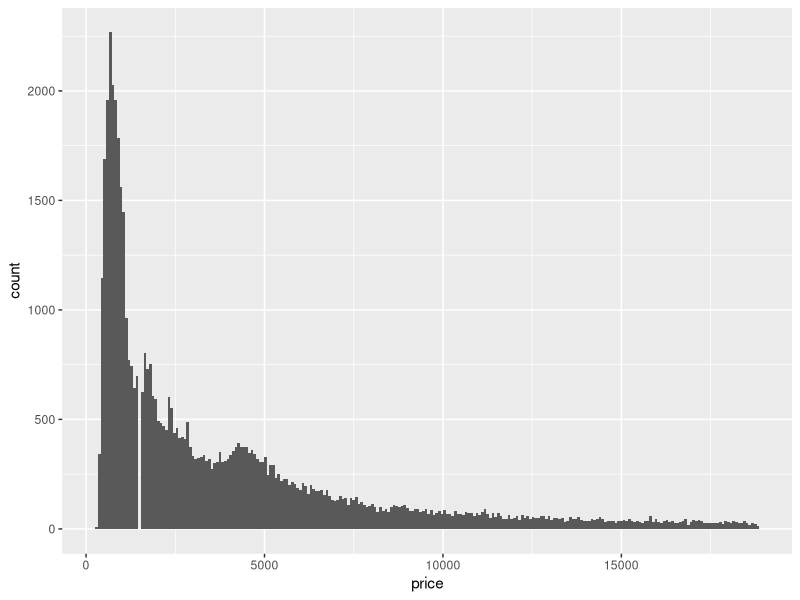
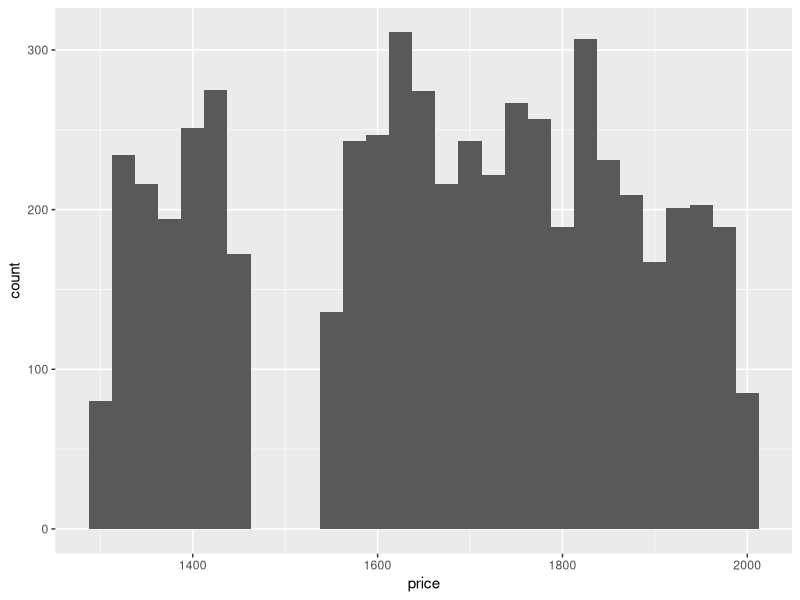
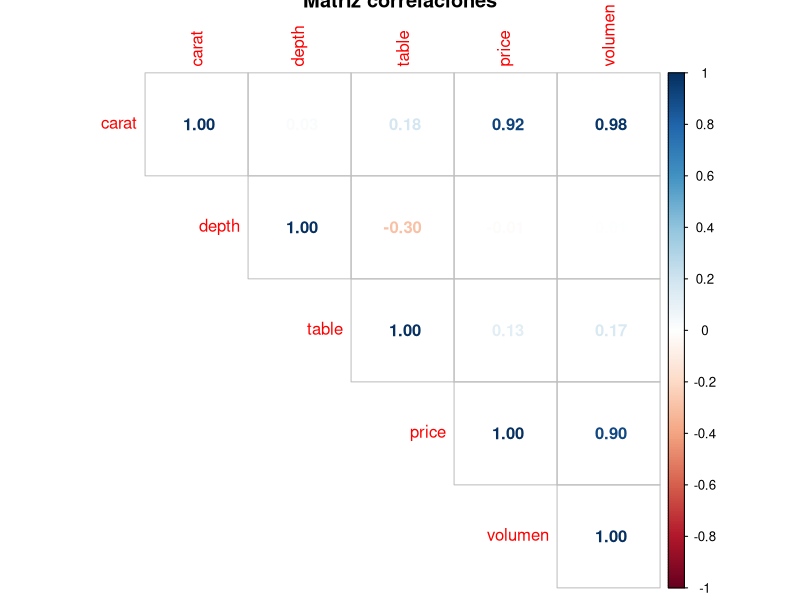
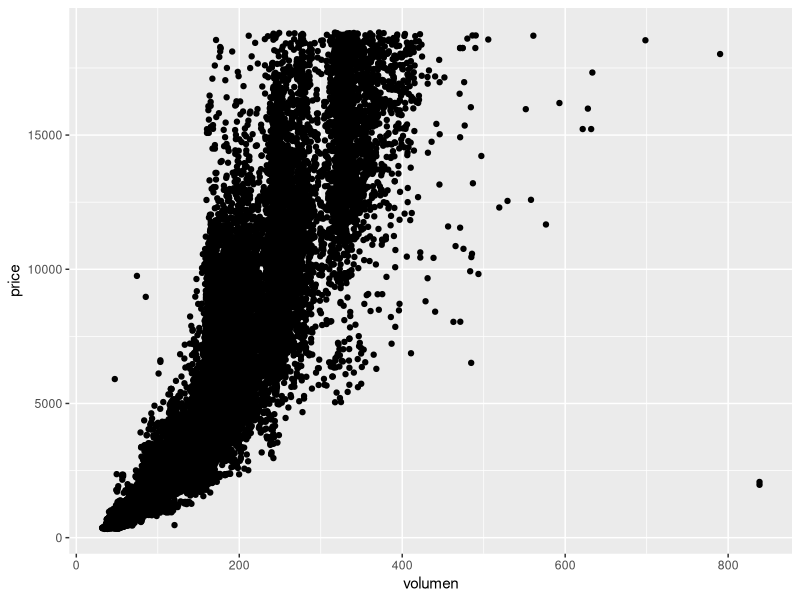
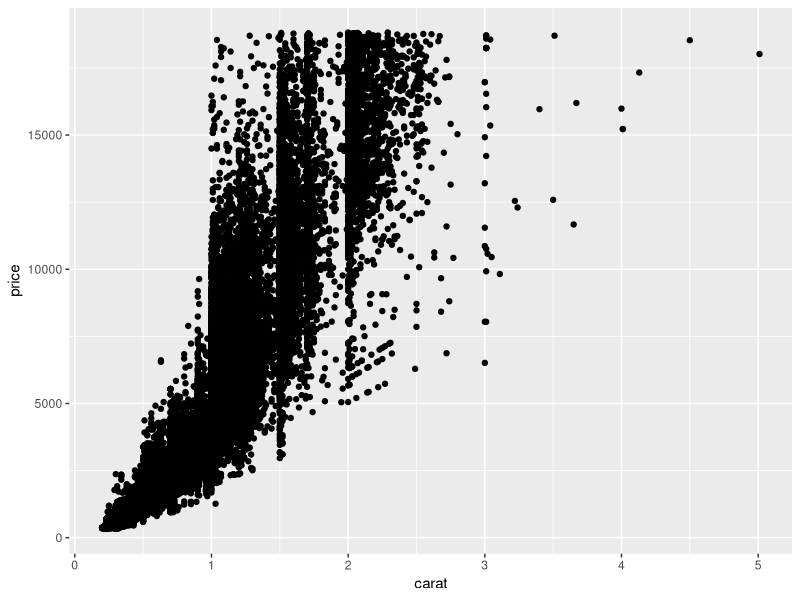
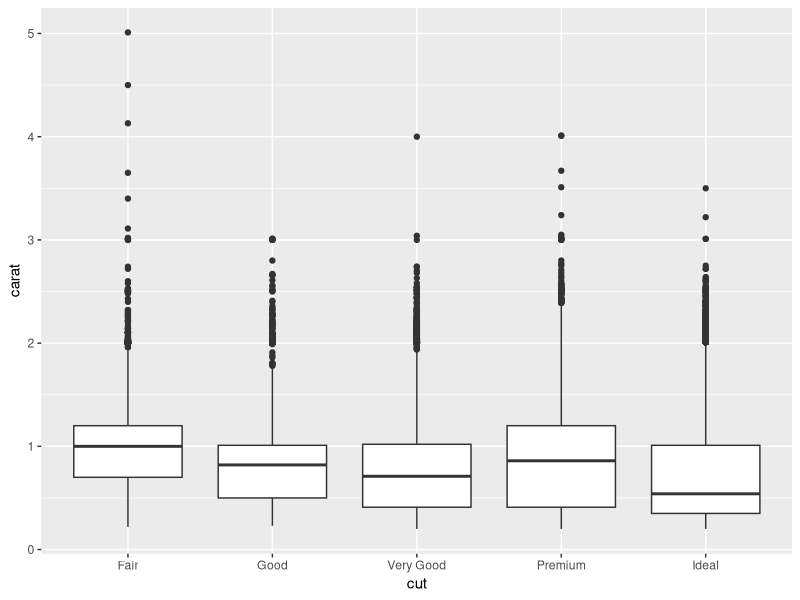

Write R code to recreate these figures, in order.
##PRÁCTICA 4

##EXPLORANDO LA DISTRIBUCIÓN DEL PRECIO
data(diamonds)
library(tidyverse)
ggplot(data=diamonds, mapping=aes(x=price))+
  geom_histogram(binwidth=75)
#Lo primero en hacer, será un histograma de la variable precios para ver la distribución del precio. Se decide escoger 100$ como amplitud del intervalo
#Al fijarse en la distribución, se observa que en el entorno de los 1500-2000$ existe un intervalo que no tiene conteo. Por lo tanto, se decide hacer zoom en este intervalo
#En cuanto a las líneas generales del gráfico se observa una clara asimetría positiva. De tal manera, gran parte de los diamantes tienen un precio inferior a los, aproximadamente, 1000-1200$
atipicos<- diamonds %>%
  filter(between(price,1300,2000))
ggplot(data=atipicos, mapping=aes(x=price))+
  geom_histogram(binwidth=25)
#Al ver este histograma, queda bastante claro que en el intervalo (1450-1550) no existen diamantes. La razón es totalmente desconocida 

##DIAMANTES DE 0.99 QUILATES vs. DIAMANTES DE 1 QUILATE

quilates0.99<-diamonds %>%
  filter(carat==0.99)
nrow(quilates0.99)
#Con este comando, se averiguan los diamantes que tienen, exactamente, 0.99 quilates. El resultado es un data frame de 23 observaciones
quilates1<-diamonds %>%
  filter(carat==1)
nrow(quilates1)
#Realizando el mismo proceso que antes, se puede observar que existen 1558 diamantes que tienen 1 quilate

#Estos resultados no pueden ser por casualidad, debe haber una razón detrás para semejante diferencia. Una respuesta puede ser que el responsable de la venta de estos, adultere de una forma ínfima el pesaje de estos, en aras de buscar un mayor beneficio

#LA VARIABLE MÁS IMPORTANTE

#Para hallar la variable más importante del dataset, se ha decidido seguir el criterio de la que mayor correlación tenga con el atributo en cuestión, el precio.
#Para hacer un estudio de la correlación se deben omitir las variables cualitativas del dataset. Para posteriormente, realizar las correlaciones
diamondsn <- diamonds[c(1,5:10)]
cor(diamondsn)
#En esta matriz de correlación se observa una gran correlación directa y positiva entre el precio con los quilates y las dimensiones del diamante. Por ello, se decide agrupar las variables x,y,z en un nueva variable llamada volumen.
diamondsn$volumen<-diamondsn$x*diamondsn$y*diamondsn$z
#Para realizar nuevamente la matriz de correlacion, se vuelve a crear un data frame nuevo que contenga la nueva variable y no las tres dimensiones
diamondsv<-diamondsn[c(1:4,8)]
library(corrplot)
corrplot(cor(diamondsv),method="number", title="Matriz correlaciones",type="upper")
#En el gráfico de la matriz de correlaciones se observa claramente que la mayor correlación del precio es con la cantidad de quilates. Aunque seguida muy de cerca, por la nueva variable volumen.

#Tras observar el data frame, se descubren algunos ejemplares que no tienen alguna dimensión, provocando que su volumen sea 0; u otro ejemplar que posee un volumen gigantesco. Por lo tanto, se decide excluir del gráfico estos registros para que no distorsionen
diamondsc <- diamondsv %>%
  mutate(volumen=ifelse(volumen==0|volumen>900, NA, volumen))%>%
  na.omit(diamondsv)

ggplot(diamondsc, aes(x=volumen, y=price))+
  geom_point()

#En el gráfico se observa una clara correlación entre el precio y el volumen, y como el precio crece exponencialmente a medida que el volumen aumenta.
#Sin embargo, esto tiene un límite y se ve como ante volúmenes más grandes existe una menor correlación, ya que se ven los puntos más dispersos

ggplot(diamondsc, aes(y=price, x=carat))+
  geom_point()

#En este gráfico ocurre un suceso similar al del anterior. Existe una correlación directa y positiva de caracter exponencial entre el precio y los quilates del diamente.
#Aún así, tambien se ve como ante diamantes de más quilates hay una mayor dispersión. 
#Además se reafirma el hecho estudiado en los diamantes de 0.99 y 1 quilate. Se intuye como en valores exactos de los quilates (1, 1.5, 2, 2.5, ....) hay muchos más registros que en valores más "inexactos"

##RELACION CORTE-PRECIO

#Para estudiar esta relación no se puede realizar un análisis de correlación, como el usado anteriormente, al tratarse de una variable cualitativa (cut) y una variable numérica (precio).
ggplot(diamonds, aes(x=cut, y=carat))+
  geom_boxplot()
#Se realiza el diagrama de cajas y bigotes porque es la forma más simple y visual de mostrar la relación entre las dos variables
#Se observa como a pesar de que el corte Fair debería ser el de una "calidad" menor es el que tiene unos cuartiles superiores a cualquiera de los demás. Esto no deja de ser curioso
#Por lo demás, todos los cortes tienen una representación y rango intercuartilico similar. Aún así, el corte Fair sigue destacando por unos datos anómalos superiores al resto.

##¿POR QUÉ ESTAS DOS CARACTERISTICAS LLEVAN A UN DIAMANTE DE MENOR CALIDAD?
#Normalmente, un diamante más grande suele ser mejor vendido y será más sencillo darle cualquier tipo de corte. Por otro lado, un diamante pequeño será menos "vendible" y deberá tener un corte mucho más preciso

